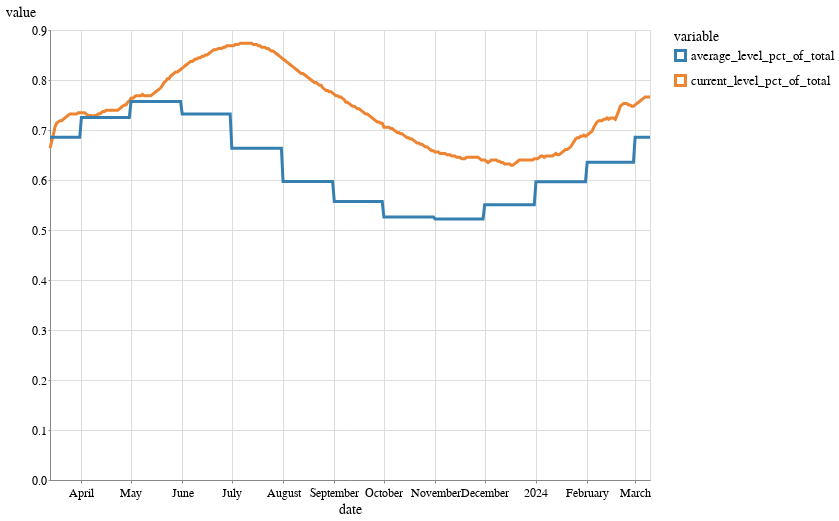

Notebook cell for this chart:
### Code cell
alt.Chart(melt).mark_line().encode(
    x="date",
    y="value",
    color="variable",
    tooltip="date"
).properties(width=600)

### Figure 1 — Vega-Lite specification as saved in the notebook (floating-point values rounded to 4 significant figures; data arrays with more than 128 entries replaced by an {"elided": "..."} marker saying what was removed)
{"config": {"view": {"width": 800, "height": 450}, "background": "#ffffff", "title": {"anchor": "start", "font": "BentonGothic-Bold, sans", "fontColor": "#000000", "fontSize": 22, "fontWeight": "normal"}, "arc": {"fill": "#82c6df"}, "area": {"fill": "#82c6df"}, "line": {"stroke": "#82c6df", "strokeWidth": 3}, "path": {"stroke": "#82c6df"}, "rect": {"fill": "#82c6df"}, "shape": {"stroke": "#82c6df"}, "bar": {"fill": "#82c6df"}, "point": {"stroke": "#82c6df"}, "symbol": {"fill": "#82c6df", "size": 30}, "axis": {"titleFont": "BentonGothic-Bold, sans", "titleFontSize": 14, "titleFontWeight": "normal", "labelFont": "BentonGothic, sans", "labelFontSize": 12, "labelFontWeight": "normal"}, "axisX": {"labelAngle": 0, "labelPadding": 4, "tickSize": 3}, "axisY": {"labelBaseline": "middle", "maxExtent": 45, "minExtent": 45, "tickSize": 2, "titleAlign": "left", "titleAngle": 0, "titleX": -45, "titleY": -11}, "legend": {"titleFont": "BentonGothic-Bold, sans", "titleFontSize": 14, "titleFontWeight": "normal", "symbolType": "square", "labelFont": "BentonGothic, sans", "labelFontSize": 13}, "range": {"category": ["#3580b1", "#ec8431", "#ab7fb4", "#c89d29", "#adc839", "#829eb1"], "diverging": ["#e68a4f", "#f4bb6a", "#f9e39c", "#dadfe2", "#a6b7c6", "#849eae"], "heatmap": ["#fbf2c7", "#f9e39c", "#f8d36e", "#f4bb6a", "#e68a4f", "#d15a40", "#ab4232"], "ordinal": ["#fbf2c7", "#f9e39c", "#f8d36e", "#f4bb6a", "#e68a4f", "#d15a40", "#ab4232"], "ramp": ["#fbf2c7", "#f9e39c", "#f8d36e", "#f4bb6a", "#e68a4f", "#d15a40", "#ab4232"]}}, "data": {"name": "data-fb6b184c1e47f99b02c0ef4e1e8bc83b"}, "mark": {"type": "line"}, "encoding": {"color": {"field": "variable", "type": "nominal"}, "tooltip": {"field": "date", "type": "temporal"}, "x": {"field": "date", "type": "temporal"}, "y": {"field": "value", "type": "quantitative"}}, "width": 600, "$schema": "https://vega.github.io/schema/vega-lite/v5.16.3.json", "datasets": {"data-fb6b184c1e47f99b02c0ef4e1e8bc83b": {"elided": "726 records"}}}
